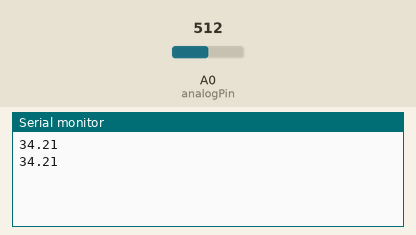
The sketch below on a simulated Arduino Uno, built with avr-gcc and run on an emulated ATmega328P. On the bench: the last lines printed to the serial monitor. The inputs (shaded band) are chosen by the test bench; at power-on: A0 (analogPin) = 512.

Above: at 2.3 s.
2.4 s: A0 (analogPin) set to 716
At 3.4 s:
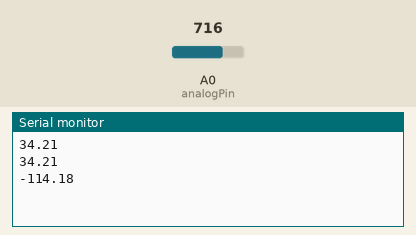
4.5 s: A0 (analogPin) set to 900
At 5.7 s:
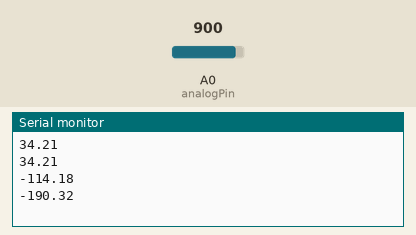
Timing chart, 0 to 7.5 s (numbered marks = the images above; inputs shaded):
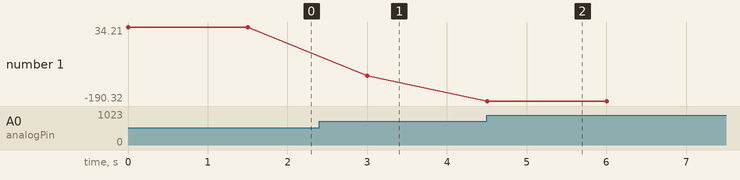

The sketch:

pt100_tarata_a_0_gradi.ino
```cpp
int analogPin= 0;
int raw= 0;
int Vin= 5;
float T;
float Vout= 0;
float R1= 100;
float R2= 0;
float buffer= 0;
// codice da http://www.circuitbasics.com/arduino-ohm-meter/
//un grado centigrado ogni 0.384 ohm
//Rt = R0 * (1 + A* t + B*t2 + C*(t-100)* t3)     eq di linearizzazione
//A= 3.9083 E–3
//B = –5.775 E–7
//C = –4.183 E–12 (below 0 °C), or
//C = 0 (above 0 °C)
// il gruppo da 3 pt100 dà 87.20 ohm a zero gradi con ghiaccio fondente
void setup()
{
Serial.begin(9600);
}

void loop()
{
raw= analogRead(analogPin);
if(raw)
{
buffer= raw * Vin;
Vout= (buffer)/1024.0;
buffer= (Vin/Vout) -1;
R2= R1 * buffer;
//Serial.println("Vout: ");
//Serial.println(Vout);
//Serial.print("R2: ");
//Serial.print(R2);
//Serial.println("T= ");
Serial.println((R2-87.20)/0.384+0.88);
T= (R2-87.20)/0.384+0.88;
//0.88 aggiunto a posteriori
//Serial.println(" °C");
delay(1500);
}
}
```

Measured:
- after the input at 2.4 s, the serial monitor: prints a new line after 0.60 s (image 1)
- after the input at 4.5 s, the serial monitor: prints a new line at once (image 2)
- plotted number 1: 34.21 → -114.18 after the input at 2.4 s, -114.18 → -190.32 after the input at 4.5 s
